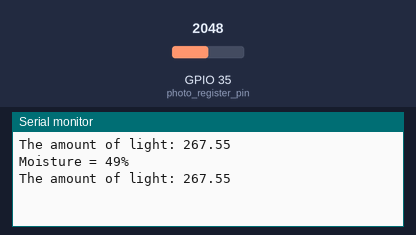
The program below on a simulated ESP32. Shown: the last lines printed to the serial monitor. The inputs (shaded band) are chosen by the test bench; at power-on: GPIO 35 (photo_register_pin) = 2048. WiFi joins after 1.5 s; servers stay silent unless stated; not simulated (calls return 0 or success): secrets.h.

Above: at 3.0 s.
3.1 s: GPIO 35 (photo_register_pin) set to 2866
At 4.4 s:
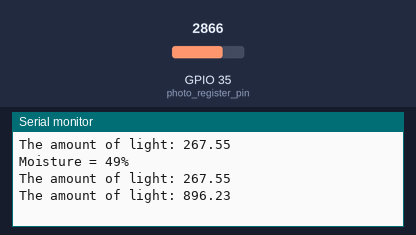
4.6 s: GPIO 35 (photo_register_pin) set to 3603
At 5.6 s:
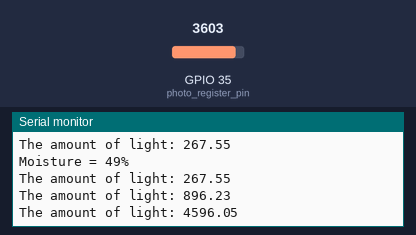
Timing chart, 0 to 7.6 s (numbered marks = the images above; inputs shaded):
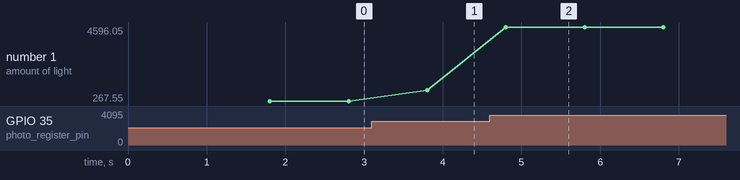

Measured:
- after the input at 3.1 s, the serial monitor: prints a new line after 0.70 s (image 1)
- after the input at 4.6 s, the serial monitor: prints a new line after 0.20 s (image 2)
- plotted number 1: 267.55 → 896.23 after the input at 3.1 s, 896.23 → 4596.05 after the input at 4.6 s

The program:

main.cpp
```cpp
#include "secrets.h"
#include <Arduino.h>
#include <BlynkSimpleEsp32.h>
#include "freertos/FreeRTOS.h"
#include "freertos/task.h"
#include "freertos/queue.h"
#include <stdio.h>
#include <string>
#include <map>


const int sensor_pin = A0;
const int photo_register_pin = A7;
int moisture, sensor_analog, light_analog;

const float VREF   = 3.3; // Board reference
const int   ADCMAX = 4095; // 12-bit ADC on ESP32 (values 0-4095)
const float R_FIXED = 1000.0; // Fixed resistor (1 kΩ)
float K_cal = 50000.0; // calibration constant
float b_cal = 0.7; // calibration exponent

QueueSetHandle_t lightAmountQueue;
QueueSetHandle_t blynkSendQueue;


void measureSoilMoistureTask(void * pvParameters) {
  TickType_t moistureLastWakeTime = xTaskGetTickCount();
  const TickType_t moistureFrequency = 3600000;

  std::map<std::string, int> moistureDic;

  // Execute every hour
  for( ;; ) {
    // Read the soil moisture
    sensor_analog = analogRead(sensor_pin);

    // Calculate the moisture in percent (ADC value is from 0 to 4095)
    moisture = (100 - ((sensor_analog/4095.00) * 100));

    Serial.print("Moisture = ");
    Serial.print(moisture);
    Serial.println("%");

    // Send the moisture to the blynk send queue
    moistureDic["moisture"] = moisture;
    xQueueSend(blynkSendQueue, &moistureDic, 10);

    // Wait for the next cycle.
    vTaskDelayUntil( &moistureLastWakeTime, moistureFrequency );
  }

}

void measureLightTask(void * pvParameters) {
  TickType_t lightLastWakeTime = xTaskGetTickCount();
  const TickType_t lightFrequency = 1000;

  // Execute every second
  for( ;; ) {
    // Read the amount of light
    light_analog = analogRead(photo_register_pin);

    // Protect against divide-by-zero and saturation
    if (light_analog <= 0) light_analog = 1;
    if (light_analog >= ADCMAX) light_analog = ADCMAX - 1;

    // Convert ADC to voltage
    float vout = (float)light_analog * VREF / ADCMAX;

    // Wiring A formula: LDR on top, R_FIXED to GND
    float r_ldr = R_FIXED * ((VREF / vout) - 1.0);

    // Lux estimate using power-law calibration
    // L = (K / R)^ (1/b)
    float lux = pow((K_cal / r_ldr), (1.0 / b_cal));

    Serial.print("The amount of light: ");
    Serial.println(lux);

    // Send the amount of light to the light amount queue
    xQueueSend(lightAmountQueue, &lux, 10);

    // Wait for the next cycle.
    vTaskDelayUntil( &lightLastWakeTime, lightFrequency );

  }

}

void accumulateLightAmountTask(void * pvParameters) {
  std::map<std::string, int> lightDic;
  float lightAmount;
  int totalLightAmount;
  int secondCount = 0;

  for( ;; ) {
    // If a new item in the queue, accumulate that value
    if(xQueueReceive(lightAmountQueue, &lightAmount, 10) == pdPASS) {
      // Accumulate the light amount
      totalLightAmount += (int)lightAmount;

      // Accumulate the second count
      secondCount += 1;

      // Send the total amount of light once every day
      // TODO: want to set a certain time (like 0:00) as a time to send
      if(secondCount == 86400) {
        Serial.print("Send the total amount of light: ");
        Serial.println(totalLightAmount);

        // Send the total amount of light to the queue
        lightDic["light"] = totalLightAmount;
        xQueueSend(blynkSendQueue, &lightDic, 10);

        // Reset the total light amount and second count
        totalLightAmount = 0;
        secondCount = 0;

      }

    }

  }

}

void blynkSendTask(void * pvParameters) {
  std::map<std::string, int> readData;
  int moisture, light;

  for( ;; ) {
    // If a new item in the queue, send that value to Blynk
    if(xQueueReceive(blynkSendQueue, &readData, 10) == pdPASS) {
      // Moisture
      if(readData.count("moisture")) {
        Serial.println("Send moisture");

        // Send the moisture percentage to Blynk
        moisture = readData["moisture"];
        Blynk.virtualWrite(V5, moisture);

        if (moisture < 30) {
          // If the moisture is less than 30%, send the notification to Blynk
          Blynk.logEvent("too-dry");
          Serial.println("Less than 30%. Need water");

        }

      // Light
      } else if(readData.count("light")) {
        Serial.println("Send light");

        // Send the total amount of light to Blynk
        light = readData["light"];
        Blynk.virtualWrite(V0, light);

      }
    }

    Blynk.run();

  }
}

void setup() {
  Serial.begin(115200);
  Blynk.begin(BLYNK_AUTH_TOKEN, ssid, pass);

  // Create queues
  lightAmountQueue = xQueueCreate(3, sizeof(float));
  blynkSendQueue = xQueueCreate(3, sizeof(std::map<std::string, int>));

  // Create tasks
  xTaskCreate(measureSoilMoistureTask, "Measure Solid Moisture Task", 2000, NULL, 2, NULL);
  xTaskCreate(measureLightTask, "Measure Light Task", 1000, NULL, 2, NULL);
  xTaskCreate(accumulateLightAmountTask, "Accumulate Light Amount Task", 1000, NULL, 2, NULL);
  xTaskCreate(blynkSendTask, "Send Blynk Task", 4000, NULL, 1, NULL);

}

void loop() {

}
```
